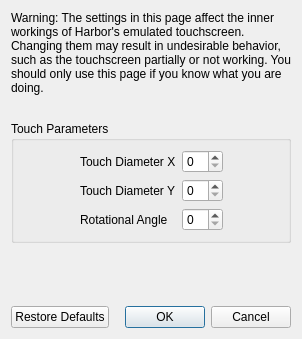
<?xml version="1.0" encoding="UTF-8"?>
<ui version="4.0">
 <class>ConfigureTouchscreenAdvanced</class>
 <widget class="QDialog" name="ConfigureTouchscreenAdvanced">
  <property name="geometry">
   <rect>
    <x>0</x>
    <y>0</y>
    <width>298</width>
    <height>339</height>
   </rect>
  </property>
  <property name="windowTitle">
   <string>Configure Touchscreen</string>
  </property>
  <layout class="QVBoxLayout" name="verticalLayout">
   <item>
    <widget class="QLabel" name="label_2">
     <property name="minimumSize">
      <size>
       <width>280</width>
       <height>0</height>
      </size>
     </property>
     <property name="text">
      <string>Warning: The settings in this page affect the inner workings of Harbor's emulated touchscreen. Changing them may result in undesirable behavior, such as the touchscreen partially or not working. You should only use this page if you know what you are doing.</string>
     </property>
     <property name="wordWrap">
      <bool>true</bool>
     </property>
    </widget>
   </item>
   <item>
    <spacer name="verticalSpacer_2">
     <property name="orientation">
      <enum>Qt::Vertical</enum>
     </property>
     <property name="sizeType">
      <enum>QSizePolicy::Fixed</enum>
     </property>
     <property name="sizeHint" stdset="0">
      <size>
       <width>20</width>
       <height>20</height>
      </size>
     </property>
    </spacer>
   </item>
   <item>
    <widget class="QGroupBox" name="gridGroupBox">
     <property name="title">
      <string>Touch Parameters</string>
     </property>
     <layout class="QGridLayout" name="gridLayout">
      <item row="0" column="0">
       <spacer name="horizontalSpacer">
        <property name="orientation">
         <enum>Qt::Horizontal</enum>
        </property>
        <property name="sizeHint" stdset="0">
         <size>
          <width>40</width>
          <height>20</height>
         </size>
        </property>
       </spacer>
      </item>
      <item row="1" column="1">
       <widget class="QLabel" name="label_4">
        <property name="text">
         <string>Touch Diameter Y</string>
        </property>
       </widget>
      </item>
      <item row="0" column="3">
       <spacer name="horizontalSpacer_2">
        <property name="orientation">
         <enum>Qt::Horizontal</enum>
        </property>
        <property name="sizeHint" stdset="0">
         <size>
          <width>40</width>
          <height>20</height>
         </size>
        </property>
       </spacer>
      </item>
      <item row="0" column="1">
       <widget class="QLabel" name="label_3">
        <property name="text">
         <string>Touch Diameter X</string>
        </property>
       </widget>
      </item>
      <item row="2" column="1">
       <widget class="QLabel" name="label_5">
        <property name="text">
         <string>Rotational Angle</string>
        </property>
       </widget>
      </item>
      <item row="0" column="2">
       <widget class="QSpinBox" name="diameter_x_box"/>
      </item>
      <item row="1" column="2">
       <widget class="QSpinBox" name="diameter_y_box"/>
      </item>
      <item row="2" column="2">
       <widget class="QSpinBox" name="angle_box"/>
      </item>
     </layout>
    </widget>
   </item>
   <item>
    <spacer name="verticalSpacer">
     <property name="orientation">
      <enum>Qt::Vertical</enum>
     </property>
     <property name="sizeHint" stdset="0">
      <size>
       <width>20</width>
       <height>40</height>
      </size>
     </property>
    </spacer>
   </item>
   <item>
    <layout class="QHBoxLayout" name="horizontalLayout">
     <item>
      <widget class="QPushButton" name="restore_defaults_button">
       <property name="text">
        <string>Restore Defaults</string>
       </property>
      </widget>
     </item>
     <item>
      <widget class="QDialogButtonBox" name="buttonBox">
       <property name="standardButtons">
        <set>QDialogButtonBox::Cancel|QDialogButtonBox::Ok</set>
       </property>
      </widget>
     </item>
    </layout>
   </item>
  </layout>
 </widget>
 <resources/>
 <connections>
  <connection>
   <sender>buttonBox</sender>
   <signal>accepted()</signal>
   <receiver>ConfigureTouchscreenAdvanced</receiver>
   <slot>accept()</slot>
  </connection>
  <connection>
   <sender>buttonBox</sender>
   <signal>rejected()</signal>
   <receiver>ConfigureTouchscreenAdvanced</receiver>
   <slot>reject()</slot>
   </connection>
 </connections>
</ui>
